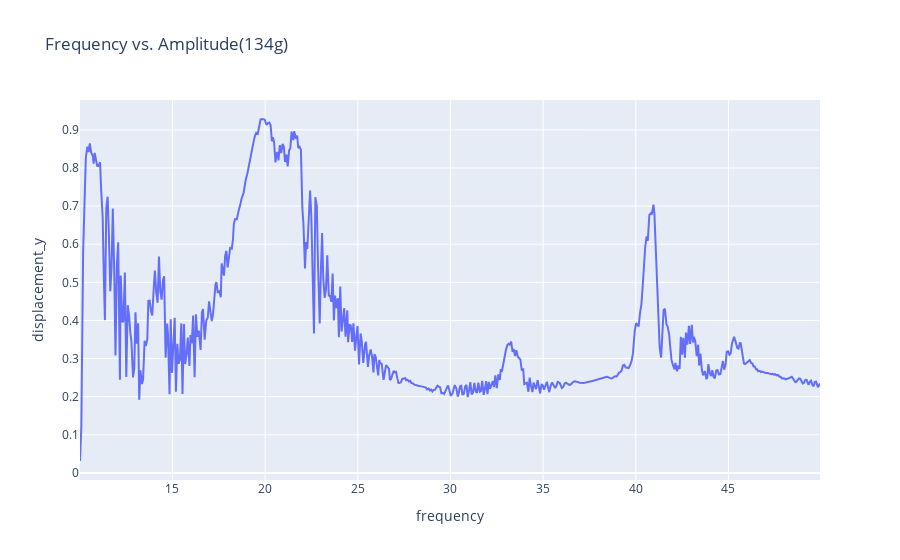
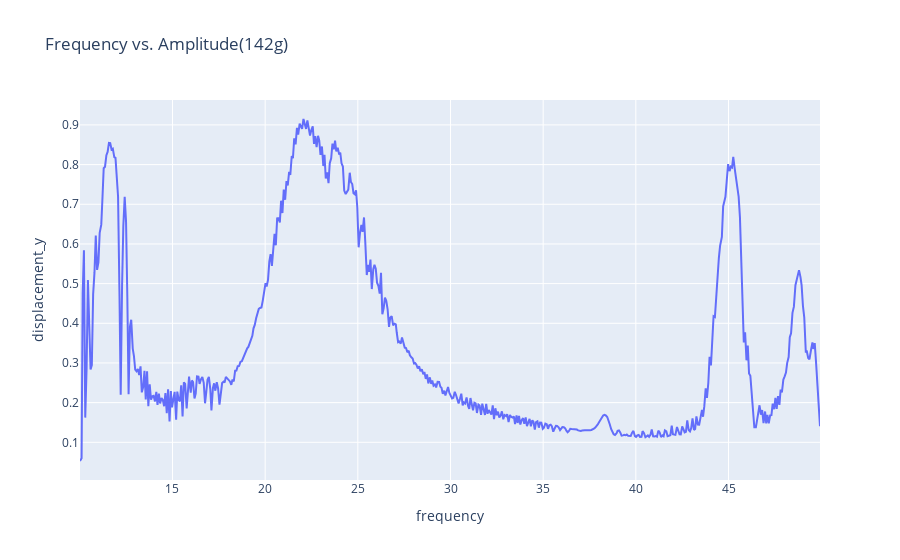
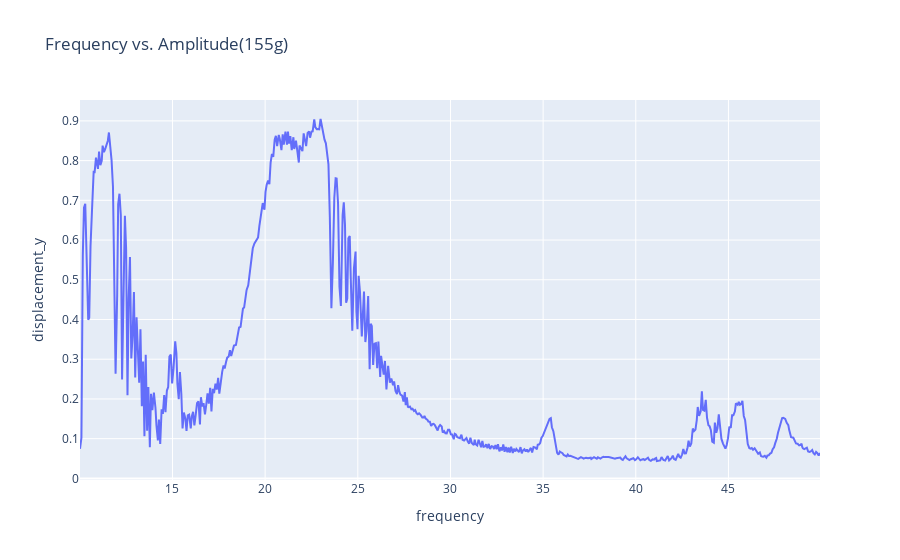
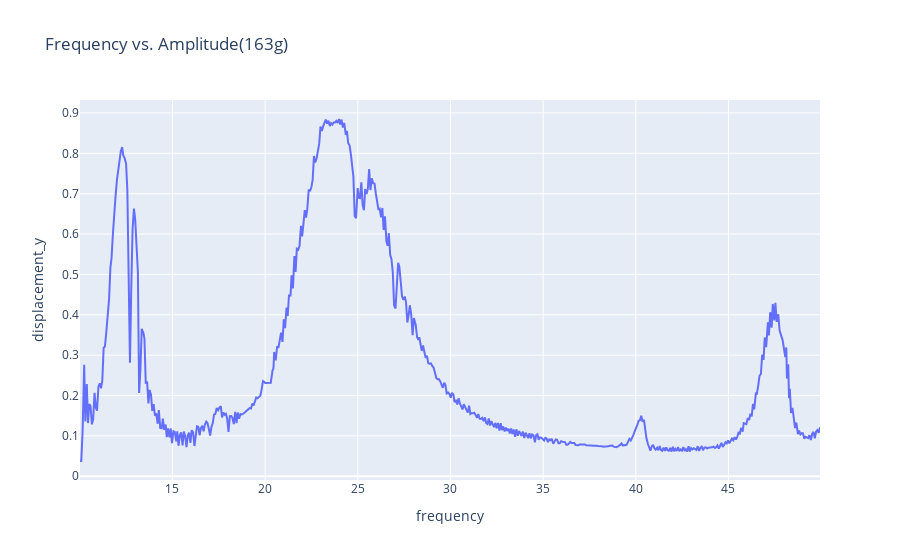

The notebook cell these images were saved under, in order:
### Code cell
for i in range(len(plot_data)):
    fig = px.line(plot_data[i], x=plot_data[i]['frequency'], y=plot_data[i]['displacement_y'], title=titles[i])
    fig.show()

### Figure 1 — Plotly figure (JSON) as saved in the notebook; plotly's stock layout.template omitted (floating-point values rounded to 4 significant figures; data arrays with more than 128 entries replaced by an {"elided": "..."} marker saying what was removed)
{"data": [{"hovertemplate": "frequency=%{x}<br>displacement_y=%{y}<extra></extra>", "legendgroup": "", "line": {"color": "#636efa", "dash": "solid"}, "mode": "lines", "name": "", "orientation": "v", "showlegend": false, "type": "scatter", "x": {"elided": "564 float values"}, "xaxis": "x", "y": {"elided": "564 float values"}, "yaxis": "y"}], "layout": {"legend": {"tracegroupgap": 0}, "title": {"text": "Frequency vs. Amplitude(134g)"}, "xaxis": {"anchor": "y", "domain": [0, 1], "title": {"text": "frequency"}}, "yaxis": {"anchor": "x", "domain": [0, 1], "title": {"text": "displacement_y"}}}}

### Figure 2 — Plotly figure (JSON) as saved in the notebook; plotly's stock layout.template omitted (floating-point values rounded to 4 significant figures; data arrays with more than 128 entries replaced by an {"elided": "..."} marker saying what was removed)
{"data": [{"hovertemplate": "frequency=%{x}<br>displacement_y=%{y}<extra></extra>", "legendgroup": "", "line": {"color": "#636efa", "dash": "solid"}, "mode": "lines", "name": "", "orientation": "v", "showlegend": false, "type": "scatter", "x": {"elided": "564 float values"}, "xaxis": "x", "y": {"elided": "564 float values"}, "yaxis": "y"}], "layout": {"legend": {"tracegroupgap": 0}, "title": {"text": "Frequency vs. Amplitude(142g)"}, "xaxis": {"anchor": "y", "domain": [0, 1], "title": {"text": "frequency"}}, "yaxis": {"anchor": "x", "domain": [0, 1], "title": {"text": "displacement_y"}}}}

### Figure 3 — Plotly figure (JSON) as saved in the notebook; plotly's stock layout.template omitted (floating-point values rounded to 4 significant figures; data arrays with more than 128 entries replaced by an {"elided": "..."} marker saying what was removed)
{"data": [{"hovertemplate": "frequency=%{x}<br>displacement_y=%{y}<extra></extra>", "legendgroup": "", "line": {"color": "#636efa", "dash": "solid"}, "mode": "lines", "name": "", "orientation": "v", "showlegend": false, "type": "scatter", "x": {"elided": "564 float values"}, "xaxis": "x", "y": {"elided": "564 float values"}, "yaxis": "y"}], "layout": {"legend": {"tracegroupgap": 0}, "title": {"text": "Frequency vs. Amplitude(155g)"}, "xaxis": {"anchor": "y", "domain": [0, 1], "title": {"text": "frequency"}}, "yaxis": {"anchor": "x", "domain": [0, 1], "title": {"text": "displacement_y"}}}}

### Figure 4 — Plotly figure (JSON) as saved in the notebook; plotly's stock layout.template omitted (floating-point values rounded to 4 significant figures; data arrays with more than 128 entries replaced by an {"elided": "..."} marker saying what was removed)
{"data": [{"hovertemplate": "frequency=%{x}<br>displacement_y=%{y}<extra></extra>", "legendgroup": "", "line": {"color": "#636efa", "dash": "solid"}, "mode": "lines", "name": "", "orientation": "v", "showlegend": false, "type": "scatter", "x": {"elided": "564 float values"}, "xaxis": "x", "y": {"elided": "564 float values"}, "yaxis": "y"}], "layout": {"legend": {"tracegroupgap": 0}, "title": {"text": "Frequency vs. Amplitude(163g)"}, "xaxis": {"anchor": "y", "domain": [0, 1], "title": {"text": "frequency"}}, "yaxis": {"anchor": "x", "domain": [0, 1], "title": {"text": "displacement_y"}}}}
